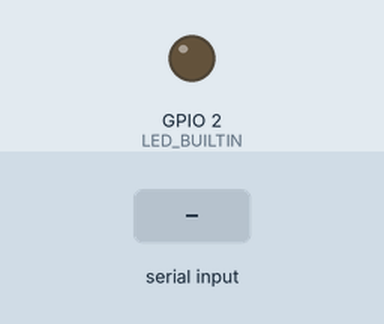
Simulated run of this sketch. Board: ESP8266 (NodeMCU). Shown: output pins drawn as LEDs (lit = HIGH, except the on-board LED, lit = LOW). Dashed ring = blinking. The test bench sets the inputs (shaded band). WiFi joins after 1.5 s; servers stay silent unless stated; what the sketch prints to the serial monitor is not drawn.

Above: at 2.7 s.
2.8 s: "1\n" received over the second serial link
At 4.2 s:
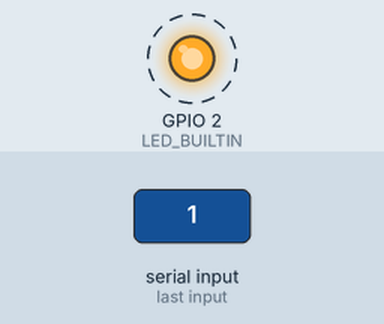
4.5 s: "0\n" received over the second serial link
7.5 s: "2\n" received over the second serial link
At 8.0 s:
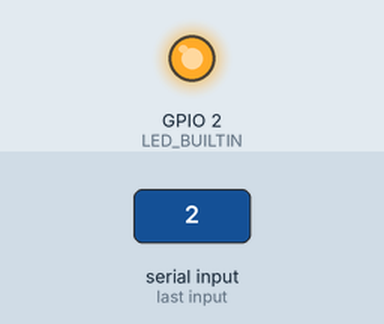
Timing chart, 0 to 11.3 s (numbered marks = the images above; inputs shaded):
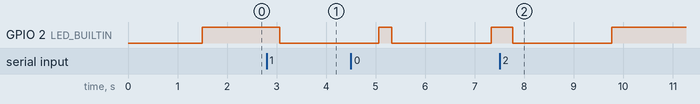

Measured:
- after the input at 2.8 s, GPIO 2 (LED_BUILTIN): HIGH → LOW after 0.26 s
- after the input at 7.5 s, GPIO 2 (LED_BUILTIN): HIGH → LOW after 0.26 s, → HIGH 2.0 s later

The sketch:

esp.ino
```cpp
// Khai báo các thư viện cần thiết
#include <ArduinoJson.h>
#include <SoftwareSerial.h>
#include <ESP8266WiFi.h>

String apiKey = "G7A742OZT1ZEB73O";  //  Enter your Write API key from ThingSpeak

const char *ssid = "5k/1gb-laptop";  // replace with your wifi ssid and wpa2 key
const char *pass = "12345679";
const char *server = "api.thingspeak.com";

WiFiClient client;
// Tạo một đối tượng JsonDocument có dung lượng 100 byte
StaticJsonDocument<300> doc;

#define RX_PIN 4  // Chân RX của EspSoftwareSerial
#define TX_PIN 5  // Chân TX của EspSoftwareSerial
// Tạo một đối tượng SoftwareSerial
SoftwareSerial mySerial(RX_PIN, TX_PIN);  // RX, TX

void setup() {
  pinMode(LED_BUILTIN, OUTPUT);

  // Khởi tạo giao tiếp nối tiếp với tốc độ baud là 9600
  Serial.begin(9600);
  // Khởi tạo cổng nối tiếp ảo
  mySerial.begin(9600);
  //Wifi
  Serial.println("Connecting to ");
  Serial.println(ssid);


  WiFi.begin(ssid, pass);

  while (WiFi.status() != WL_CONNECTED) {
    delay(500);
    Serial.print(".");
  }
  Serial.println("");
  Serial.println("WiFi connected");
}

void loop() {
  digitalWrite(LED_BUILTIN, HIGH);
  // Kiểm tra xem có dữ liệu nào sẵn sàng trên cổng nối tiếp ảo hay không
  if (mySerial.available()) {
    // Đọc một dòng từ cổng nối tiếp ảo
    String line = mySerial.readStringUntil('\n');

    // Chuyển đổi chuỗi JSON thành đối tượng JsonDocument
    DeserializationError error = deserializeJson(doc, line);

    // Kiểm tra xem có lỗi nào trong quá trình chuyển đổi hay không
    if (error) {
      Serial.print("deserializeJson() failed: ");
      Serial.println(error.c_str());
      return;
    }

    // Lấy giá trị nhiệt độ và độ ẩm từ đối tượng JsonDocument
    float temperature = doc["temperature"];
    float humidity = doc["humidity"];
    float rainDigitalValue = doc["rainDigitalValue"];
    float readLight = doc["readLight"];
    float correctedPPM = doc["correctedPPM"];

    if (client.connect(server, 80))  //   "184.106.153.149" or api.thingspeak.com
    {

      String postStr = apiKey;
      postStr += "&field1=";
      postStr += String(temperature);
      postStr += "&field2=";
      postStr += String(humidity);
      postStr += "&field3=";
      postStr += String(rainDigitalValue);
      postStr += "&field4=";
      postStr += String(readLight);
      postStr += "&field5=";
      postStr += String(correctedPPM);

      client.print("POST /update HTTP/1.1\n");
      client.print("Host: api.thingspeak.com\n");
      client.print("Connection: close\n");
      client.print("X-THINGSPEAKAPIKEY: " + apiKey + "\n");
      client.print("Content-Type: application/x-www-form-urlencoded\n");
      client.print("Content-Length: ");
      client.print(postStr.length());
      client.print("\n\n");
      client.print(postStr);

      // In các giá trị ra màn hình nối tiếp
      Serial.print("Temperature: ");
      Serial.print(temperature);
      Serial.println(" C");
      Serial.print("Humidity: ");
      Serial.print(humidity);
      Serial.println(" %");
      Serial.print("Rain digital: ");
      Serial.print(rainDigitalValue);
      Serial.println(" ppm");
      Serial.print("Light analog: ");
      Serial.println(readLight);
      Serial.print("Corrected PPM: ");
      Serial.print(correctedPPM);
      Serial.println("\nSend to Thingspeak.\n");
      digitalWrite(LED_BUILTIN, LOW);
      delay(2000);
      digitalWrite(LED_BUILTIN, HIGH);
    }
    client.stop();

    Serial.println("Waiting...");
  }
}
```
